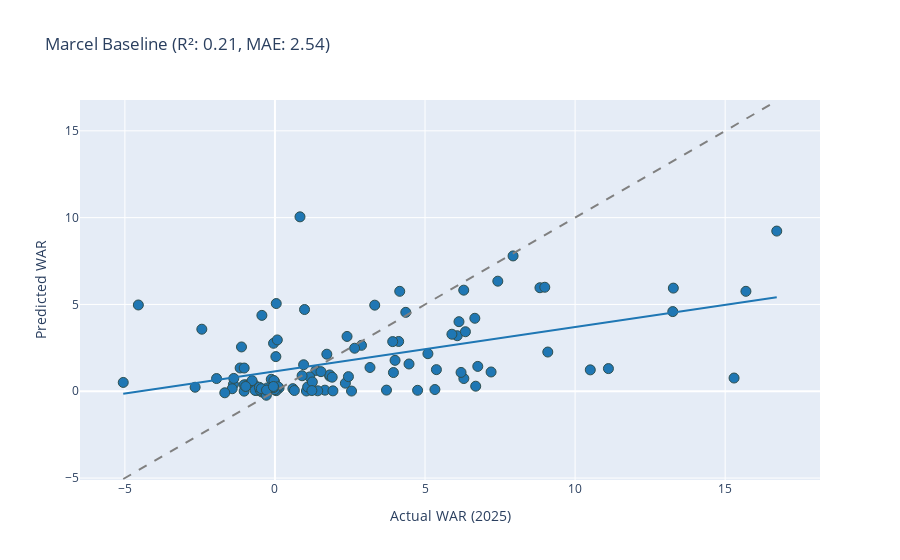
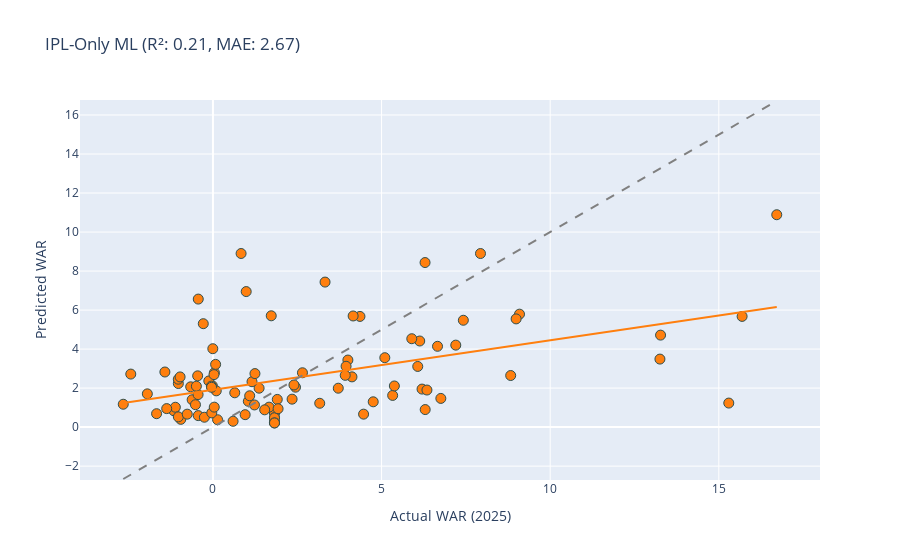
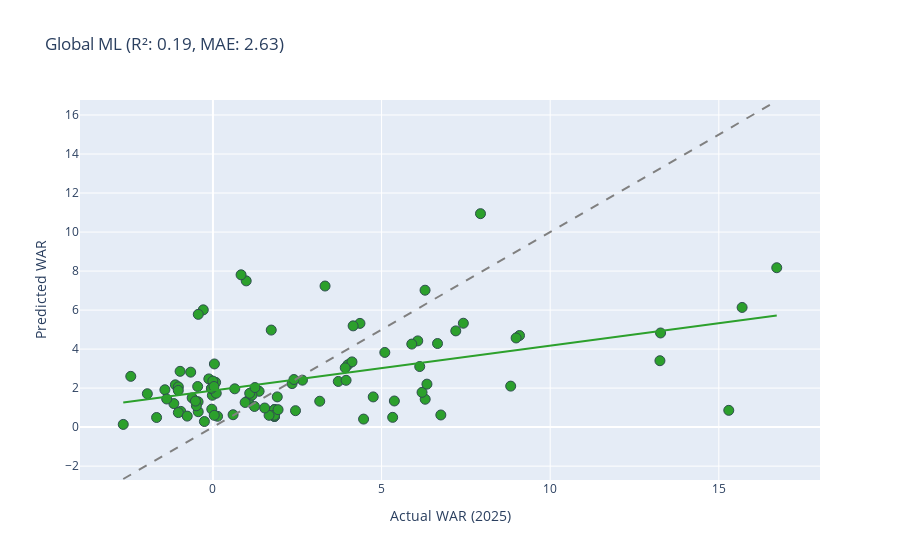

Notebook source saved alongside these figures, in order:
### Markdown cell above
### Bowling Projections
Now let's look at the bowlers. Bowling is notoriously harder to predict due to higher variance.

### Code cell
# Bowling Plots
fig_bowl_marcel = create_comparison_plot(data, 'bowler', 'marcel', 'Marcel Baseline', '#1f77b4')
fig_bowl_ipl = create_comparison_plot(data, 'bowler', 'ipl_ml', 'IPL-Only ML', '#ff7f0e')
fig_bowl_global = create_comparison_plot(data, 'bowler', 'global_ml', 'Global ML', '#2ca02c')

fig_bowl_marcel.show()
fig_bowl_ipl.show()
fig_bowl_global.show()

### Figure 1 — Plotly figure (JSON) as saved in the notebook; plotly's stock layout.template omitted (floating-point values rounded to 4 significant figures)
{"data": [{"customdata": [["JR Hazlewood"], ["R Parag"], ["Akash Deep"], ["Mustafizur Rahman"], ["KT Maphaka"], ["KV Sharma"], ["Arshad Khan"], ["Arshad Khan"], ["A Zampa"], ["SN Thakur"], ["JD Unadkat"], ["DL Chahar"], ["Arshdeep Singh"], ["Shashank Singh"], ["C Sakariya"], ["Mukesh Kumar"], ["AR Patel"], ["B Kumar"], ["RD Chahar"], ["Mohammed Siraj"], ["LH Ferguson"], ["Simarjeet Singh"], ["G Coetzee"], ["PVD Chameera"], ["MA Starc"], ["RJ Gleeson"], ["JJ Bumrah"], ["TU Deshpande"], ["Yudhvir Singh"], ["R Ashwin"], ["Yash Thakur"], ["Akash Madhwal"], ["LS Livingstone"], ["Vijaykumar Vyshak"], ["JC Archer"], ["YS Chahal"], ["CV Varun"], ["KH Pandya"], ["I Sharma"], ["Rashid Khan"], ["M Pathirana"], ["AK Markram"], ["Yash Dayal"], ["DJ Hooda"], ["MM Sharma"], ["Mukesh Choudhary"], ["Harshit Rana"], ["VG Arora"], ["M Shahrukh Khan"], ["M Jansen"], ["SH Johnson"], ["T Stubbs"], ["M Prasidh Krishna"], ["A Badoni"], ["Mohammed Shami"], ["Kuldeep Yadav"], ["RJW Topley"], ["Abdul Samad"], ["Azmatullah Omarzai"], ["Suyash Sharma"], ["WG Jacks"], ["SP Narine"], ["NT Ellis"], ["KK Ahmed"], ["S Dube"], ["TA Boult"], ["PWH de Silva"], ["Nithish Kumar Reddy"], ["A Nortje"], ["MP Yadav"], ["Akash Singh"], ["GJ Maxwell"], ["Rasikh Salam"], ["MM Ali"], ["AD Russell"], ["Harpreet Brar"], ["R Shepherd"], ["R Sai Kishore"], ["T Natarajan"], ["Sandeep Sharma"], ["M Siddharth"], ["N Wadhera"], ["MP Stoinis"], ["HH Pandya"], ["PJ Cummins"], ["Ravi Bishnoi"], ["MJ Santner"], ["AS Roy"], ["K Rabada"], ["SM Curran"], ["Fazalhaq Farooqi"], ["P Dubey"], ["N Thushara"], ["Avesh Khan"], ["Noor Ahmad"], ["Washington Sundar"], ["M Theekshana"], ["Abhishek Sharma"], ["K Kartikeya"], ["HV Patel"], ["Shahbaz Ahmed"], ["K Khejroliya"], ["N Rana"], ["A Kamboj"], ["RA Jadeja"], ["Naman Dhir"]], "hovertemplate": "Actual WAR (2025)=%{x}<br>Predicted WAR=%{y}<br>player_name=%{customdata[0]}<extra></extra>", "legendgroup": "", "marker": {"color": "#1f77b4", "line": {"color": "DarkSlateGrey", "width": 1}, "size": 10, "symbol": "circle"}, "mode": "markers", "name": "", "orientation": "v", "showlegend": false, "type": "scatter", "x": [11.11, 3.716, -2.66, 4.001, -0.4365, 1.048, 1.824, 1.824, -1.382, -1.16, 5.329, 6.758, 6.131, -0.6168, -0.688, 1.369, 4.359, 3.324, 0.04324, 6.073, -0.01746, -1.945, -0.1227, -0.6601, 3.948, -0.2536, 16.72, 1.728, 0.1368, 0.9859, -0.04659, 0.9548, 1.158, -0.03438, 6.689, 6.29, 15.69, 6.659, -1.115, 0.8342, 5.896, 0.597, 9.09, -0.4409, 0.0788, -0.9533, 4.122, 1.907, 0.03851, 15.3, 1.089, -1.425, 10.51, 1.664, -4.551, 13.27, -0.4915, 2.551, 0.09778, 6.294, 1.931, 7.933, -1.026, 5.096, -1.026, 8.829, 2.883, -0.003971, -1.671, -1.028, 1.425, 2.654, -0.7628, 3.166, 4.467, 3.923, -0.2866, 6.2, 7.425, 6.346, -0.04142, 0.6469, -0.5187, 2.347, 7.201, -2.436, 5.379, 1.246, 0.03033, -1.371, -5.054, -0.2573, 1.534, -0.4354, 13.25, 2.448, 2.402, -0.4535, 0.9043, 4.157, -0.9745, -0.2817, -0.0509, 4.753, 8.99, 1.231], "xaxis": "x", "y": [1.306, 0.06582, 0.2304, 1.78, -0.04201, 0.0143, 0.8677, 0.9411, 0.3995, 1.34, 0.09923, 1.432, 4.007, 0.04102, 0.3727, 1.2, 4.545, 4.959, 5.051, 3.198, 0.5586, 0.7317, 0.6902, 0.04943, 1.078, 0.1912, 9.226, 2.135, 0.1887, 4.708, 2.762, 1.526, 0.8264, 0.6169, 0.291, 5.823, 5.756, 4.203, 2.551, 10.05, 3.284, 0.1507, 2.259, 0.06893, 2.957, 0.3676, 2.868, 0.8082, 0.03314, 0.7615, 0.2488, 0.1449, 1.232, 0.06198, 4.97, 5.941, 0.06801, 0.0111, 0.2593, 0.7321, 0.0218, 7.795, 1.337, 2.163, 0.005896, 5.963, 2.645, 0.09206, -0.08873, 0.3681, 0.02607, 2.478, 0.612, 1.368, 1.57, 2.859, -0.23, 1.084, 6.34, 3.428, 0.2135, 0.04277, 0.2291, 0.4641, 1.11, 3.574, 1.245, 0.5355, 1.995, 0.7399, 0.5076, 0.06148, 1.128, 4.37, 4.589, 0.8414, 3.157, 0.1508, 0.8936, 5.756, 0.2754, 0.06574, 0.2746, 0.05479, 5.99, 0.04114], "yaxis": "y"}, {"hovertemplate": "<b>OLS trendline</b><br>marcel_war = 0.255811 * actual_war + 1.14354<br>R<sup>2</sup>=0.243344<br><br>Actual WAR (2025)=%{x}<br>Predicted WAR=%{y} <b>(trend)</b><extra></extra>", "legendgroup": "", "marker": {"color": "#1f77b4", "line": {"color": "DarkSlateGrey", "width": 1}, "size": 10, "symbol": "circle"}, "mode": "lines", "name": "", "showlegend": false, "type": "scatter", "x": [-5.054, -4.551, -2.66, -2.436, -1.945, -1.671, -1.425, -1.382, -1.371, -1.16, -1.115, -1.028, -1.026, -1.026, -0.9745, -0.9533, -0.7628, -0.688, -0.6601, -0.6168, -0.5187, -0.4915, -0.4535, -0.4409, -0.4365, -0.4354, -0.2866, -0.2817, -0.2573, -0.2536, -0.1227, -0.0509, -0.04659, -0.04142, -0.03438, -0.01746, -0.003971, 0.03033, 0.03851, 0.04324, 0.0788, 0.09778, 0.1368, 0.597, 0.6469, 0.8342, 0.9043, 0.9548, 0.9859, 1.048, 1.089, 1.158, 1.231, 1.246, 1.369, 1.425, 1.534, 1.664, 1.728, 1.824, 1.824, 1.907, 1.931, 2.347, 2.402, 2.448, 2.551, 2.654, 2.883, 3.166, 3.324, 3.716, 3.923, 3.948, 4.001, 4.122, 4.157, 4.359, 4.467, 4.753, 5.096, 5.329, 5.379, 5.896, 6.073, 6.131, 6.2, 6.29, 6.294, 6.346, 6.659, 6.689, 6.758, 7.201, 7.425, 7.933, 8.829, 8.99, 9.09, 10.51, 11.11, 13.25, 13.27, 15.3, 15.69, 16.72], "xaxis": "x", "y": [-0.1494, -0.02067, 0.4631, 0.5203, 0.6459, 0.716, 0.779, 0.7899, 0.7927, 0.8469, 0.8583, 0.8807, 0.881, 0.8811, 0.8943, 0.8997, 0.9484, 0.9676, 0.9747, 0.9858, 1.011, 1.018, 1.028, 1.031, 1.032, 1.032, 1.07, 1.071, 1.078, 1.079, 1.112, 1.131, 1.132, 1.133, 1.135, 1.139, 1.143, 1.151, 1.153, 1.155, 1.164, 1.169, 1.179, 1.296, 1.309, 1.357, 1.375, 1.388, 1.396, 1.412, 1.422, 1.44, 1.458, 1.462, 1.494, 1.508, 1.536, 1.569, 1.586, 1.61, 1.61, 1.631, 1.638, 1.744, 1.758, 1.77, 1.796, 1.822, 1.881, 1.954, 1.994, 2.094, 2.147, 2.153, 2.167, 2.198, 2.207, 2.259, 2.286, 2.359, 2.447, 2.507, 2.52, 2.652, 2.697, 2.712, 2.73, 2.752, 2.754, 2.767, 2.847, 2.855, 2.872, 2.986, 3.043, 3.173, 3.402, 3.443, 3.469, 3.831, 3.986, 4.534, 4.539, 5.056, 5.158, 5.42], "yaxis": "y"}], "layout": {"legend": {"tracegroupgap": 0}, "shapes": [{"line": {"color": "gray", "dash": "dash"}, "type": "line", "x0": -5.054, "x1": 16.72, "y0": -5.054, "y1": 16.72}], "title": {"text": "Marcel Baseline (R²: 0.21, MAE: 2.54)"}, "xaxis": {"anchor": "y", "domain": [0, 1], "title": {"text": "Actual WAR (2025)"}}, "yaxis": {"anchor": "x", "domain": [0, 1], "title": {"text": "Predicted WAR"}}}}

### Figure 2 — Plotly figure (JSON) as saved in the notebook; plotly's stock layout.template omitted (floating-point values rounded to 4 significant figures)
{"data": [{"customdata": [["R Parag"], ["Akash Deep"], ["Mustafizur Rahman"], ["KT Maphaka"], ["KV Sharma"], ["Arshad Khan"], ["Arshad Khan"], ["Arshad Khan"], ["Arshad Khan"], ["Arshad Khan"], ["Arshad Khan"], ["Arshad Khan"], ["Arshad Khan"], ["SN Thakur"], ["JD Unadkat"], ["DL Chahar"], ["Arshdeep Singh"], ["Shashank Singh"], ["Mukesh Kumar"], ["AR Patel"], ["B Kumar"], ["RD Chahar"], ["Mohammed Siraj"], ["LH Ferguson"], ["Simarjeet Singh"], ["G Coetzee"], ["PVD Chameera"], ["MA Starc"], ["RJ Gleeson"], ["JJ Bumrah"], ["TU Deshpande"], ["Yudhvir Singh"], ["R Ashwin"], ["Yash Thakur"], ["Akash Madhwal"], ["LS Livingstone"], ["Vijaykumar Vyshak"], ["YS Chahal"], ["CV Varun"], ["KH Pandya"], ["I Sharma"], ["Rashid Khan"], ["M Pathirana"], ["AK Markram"], ["Yash Dayal"], ["DJ Hooda"], ["MM Sharma"], ["Mukesh Choudhary"], ["Harshit Rana"], ["VG Arora"], ["M Shahrukh Khan"], ["M Jansen"], ["SH Johnson"], ["T Stubbs"], ["A Badoni"], ["Kuldeep Yadav"], ["RJW Topley"], ["Azmatullah Omarzai"], ["Suyash Sharma"], ["WG Jacks"], ["SP Narine"], ["NT Ellis"], ["KK Ahmed"], ["S Dube"], ["TA Boult"], ["Nithish Kumar Reddy"], ["A Nortje"], ["MP Yadav"], ["GJ Maxwell"], ["Rasikh Salam"], ["MM Ali"], ["AD Russell"], ["Harpreet Brar"], ["R Shepherd"], ["R Sai Kishore"], ["T Natarajan"], ["Sandeep Sharma"], ["M Siddharth"], ["N Wadhera"], ["MP Stoinis"], ["HH Pandya"], ["PJ Cummins"], ["Ravi Bishnoi"], ["MJ Santner"], ["AS Roy"], ["K Rabada"], ["SM Curran"], ["N Thushara"], ["Avesh Khan"], ["Noor Ahmad"], ["Washington Sundar"], ["M Theekshana"], ["Abhishek Sharma"], ["HV Patel"], ["Shahbaz Ahmed"], ["A Kamboj"], ["RA Jadeja"], ["Naman Dhir"]], "hovertemplate": "Actual WAR (2025)=%{x}<br>Predicted WAR=%{y}<br>player_name=%{customdata[0]}<extra></extra>", "legendgroup": "", "marker": {"color": "#ff7f0e", "line": {"color": "DarkSlateGrey", "width": 1}, "size": 10, "symbol": "circle"}, "mode": "markers", "name": "", "orientation": "v", "showlegend": false, "type": "scatter", "x": [3.716, -2.66, 4.001, -0.4365, 1.048, 1.824, 1.824, 1.824, 1.824, 1.824, 1.824, 1.824, 1.824, -1.16, 5.329, 6.758, 6.131, -0.6168, 1.369, 4.359, 3.324, 0.04324, 6.073, -0.01746, -1.945, -0.1227, -0.6601, 3.948, -0.2536, 16.72, 1.728, 0.1368, 0.9859, -0.04659, 0.9548, 1.158, -0.03438, 6.29, 15.69, 6.659, -1.115, 0.8342, 5.896, 0.597, 9.09, -0.4409, 0.0788, -0.9533, 4.122, 1.907, 0.03851, 15.3, 1.089, -1.425, 1.664, 13.27, -0.4915, 0.09778, 6.294, 1.931, 7.933, -1.026, 5.096, -1.026, 8.829, -0.003971, -1.671, -1.028, 2.654, -0.7628, 3.166, 4.467, 3.923, -0.2866, 6.2, 7.425, 6.346, -0.04142, 0.6469, -0.5187, 2.347, 7.201, -2.436, 5.379, 1.246, 0.03033, -1.371, 1.534, -0.4354, 13.25, 2.448, 2.402, -0.4535, 4.157, -0.9745, 4.753, 8.99, 1.231], "xaxis": "x", "y": [1.995, 1.173, 3.438, 0.5893, 1.326, 0.7292, 0.7292, 0.2394, 0.2394, 0.478, 0.478, 0.2143, 0.2143, 0.8376, 1.625, 1.471, 4.415, 1.403, 1.996, 5.674, 7.435, 2.788, 3.11, 2.119, 1.704, 2.366, 2.065, 3.119, 0.5065, 10.89, 5.707, 0.3787, 6.948, 2.102, 0.6378, 2.328, 0.7299, 8.436, 5.675, 4.142, 1.019, 8.9, 4.532, 0.2987, 5.791, 1.668, 3.216, 0.3988, 2.576, 1.42, 1.025, 1.233, 1.606, 2.825, 1.024, 4.716, 2.098, 1.859, 0.8997, 0.9432, 8.899, 2.234, 3.559, 0.5251, 2.645, 4.02, 0.688, 2.456, 2.786, 0.6642, 1.222, 0.6647, 2.655, 5.302, 1.95, 5.478, 1.901, 2.041, 1.76, 1.148, 1.433, 4.203, 2.719, 2.109, 2.744, 2.691, 0.9486, 0.8865, 6.564, 3.487, 2.046, 2.161, 2.628, 5.698, 2.573, 1.298, 5.548, 1.136], "yaxis": "y"}, {"hovertemplate": "<b>OLS trendline</b><br>ipl_ml_war = 0.253884 * actual_war + 1.91673<br>R<sup>2</sup>=0.214502<br><br>Actual WAR (2025)=%{x}<br>Predicted WAR=%{y} <b>(trend)</b><extra></extra>", "legendgroup": "", "marker": {"color": "#ff7f0e", "line": {"color": "DarkSlateGrey", "width": 1}, "size": 10, "symbol": "circle"}, "mode": "lines", "name": "", "showlegend": false, "type": "scatter", "x": [-2.66, -2.436, -1.945, -1.671, -1.425, -1.371, -1.16, -1.115, -1.028, -1.026, -1.026, -0.9745, -0.9533, -0.7628, -0.6601, -0.6168, -0.5187, -0.4915, -0.4535, -0.4409, -0.4365, -0.4354, -0.2866, -0.2536, -0.1227, -0.04659, -0.04142, -0.03438, -0.01746, -0.003971, 0.03033, 0.03851, 0.04324, 0.0788, 0.09778, 0.1368, 0.597, 0.6469, 0.8342, 0.9548, 0.9859, 1.048, 1.089, 1.158, 1.231, 1.246, 1.369, 1.534, 1.664, 1.728, 1.824, 1.824, 1.824, 1.824, 1.824, 1.824, 1.824, 1.824, 1.907, 1.931, 2.347, 2.402, 2.448, 2.654, 3.166, 3.324, 3.716, 3.923, 3.948, 4.001, 4.122, 4.157, 4.359, 4.467, 4.753, 5.096, 5.329, 5.379, 5.896, 6.073, 6.131, 6.2, 6.29, 6.294, 6.346, 6.659, 6.758, 7.201, 7.425, 7.933, 8.829, 8.99, 9.09, 13.25, 13.27, 15.3, 15.69, 16.72], "xaxis": "x", "y": [1.241, 1.298, 1.423, 1.492, 1.555, 1.569, 1.622, 1.634, 1.656, 1.656, 1.656, 1.669, 1.675, 1.723, 1.749, 1.76, 1.785, 1.792, 1.802, 1.805, 1.806, 1.806, 1.844, 1.852, 1.886, 1.905, 1.906, 1.908, 1.912, 1.916, 1.924, 1.927, 1.928, 1.937, 1.942, 1.951, 2.068, 2.081, 2.129, 2.159, 2.167, 2.183, 2.193, 2.211, 2.229, 2.233, 2.264, 2.306, 2.339, 2.356, 2.38, 2.38, 2.38, 2.38, 2.38, 2.38, 2.38, 2.38, 2.401, 2.407, 2.513, 2.527, 2.538, 2.591, 2.721, 2.761, 2.86, 2.913, 2.919, 2.933, 2.963, 2.972, 3.024, 3.051, 3.123, 3.211, 3.27, 3.282, 3.414, 3.459, 3.473, 3.491, 3.514, 3.515, 3.528, 3.607, 3.632, 3.745, 3.802, 3.931, 4.158, 4.199, 4.225, 5.282, 5.287, 5.8, 5.9, 6.161], "yaxis": "y"}], "layout": {"legend": {"tracegroupgap": 0}, "shapes": [{"line": {"color": "gray", "dash": "dash"}, "type": "line", "x0": -2.66, "x1": 16.72, "y0": -2.66, "y1": 16.72}], "title": {"text": "IPL-Only ML (R²: 0.21, MAE: 2.67)"}, "xaxis": {"anchor": "y", "domain": [0, 1], "title": {"text": "Actual WAR (2025)"}}, "yaxis": {"anchor": "x", "domain": [0, 1], "title": {"text": "Predicted WAR"}}}}

### Figure 3 — Plotly figure (JSON) as saved in the notebook; plotly's stock layout.template omitted (floating-point values rounded to 4 significant figures)
{"data": [{"customdata": [["R Parag"], ["Akash Deep"], ["Mustafizur Rahman"], ["KT Maphaka"], ["KV Sharma"], ["Arshad Khan"], ["Arshad Khan"], ["Arshad Khan"], ["Arshad Khan"], ["Arshad Khan"], ["Arshad Khan"], ["Arshad Khan"], ["Arshad Khan"], ["SN Thakur"], ["JD Unadkat"], ["DL Chahar"], ["Arshdeep Singh"], ["Shashank Singh"], ["Mukesh Kumar"], ["AR Patel"], ["B Kumar"], ["RD Chahar"], ["Mohammed Siraj"], ["LH Ferguson"], ["Simarjeet Singh"], ["G Coetzee"], ["PVD Chameera"], ["MA Starc"], ["RJ Gleeson"], ["JJ Bumrah"], ["TU Deshpande"], ["Yudhvir Singh"], ["R Ashwin"], ["Yash Thakur"], ["Akash Madhwal"], ["LS Livingstone"], ["Vijaykumar Vyshak"], ["YS Chahal"], ["CV Varun"], ["KH Pandya"], ["I Sharma"], ["Rashid Khan"], ["M Pathirana"], ["AK Markram"], ["Yash Dayal"], ["DJ Hooda"], ["MM Sharma"], ["Mukesh Choudhary"], ["Harshit Rana"], ["VG Arora"], ["M Shahrukh Khan"], ["M Jansen"], ["SH Johnson"], ["T Stubbs"], ["A Badoni"], ["Kuldeep Yadav"], ["RJW Topley"], ["Azmatullah Omarzai"], ["Suyash Sharma"], ["WG Jacks"], ["SP Narine"], ["NT Ellis"], ["KK Ahmed"], ["S Dube"], ["TA Boult"], ["Nithish Kumar Reddy"], ["A Nortje"], ["MP Yadav"], ["GJ Maxwell"], ["Rasikh Salam"], ["MM Ali"], ["AD Russell"], ["Harpreet Brar"], ["R Shepherd"], ["R Sai Kishore"], ["T Natarajan"], ["Sandeep Sharma"], ["M Siddharth"], ["N Wadhera"], ["MP Stoinis"], ["HH Pandya"], ["PJ Cummins"], ["Ravi Bishnoi"], ["MJ Santner"], ["AS Roy"], ["K Rabada"], ["SM Curran"], ["N Thushara"], ["Avesh Khan"], ["Noor Ahmad"], ["Washington Sundar"], ["M Theekshana"], ["Abhishek Sharma"], ["HV Patel"], ["Shahbaz Ahmed"], ["A Kamboj"], ["RA Jadeja"], ["Naman Dhir"]], "hovertemplate": "Actual WAR (2025)=%{x}<br>Predicted WAR=%{y}<br>player_name=%{customdata[0]}<extra></extra>", "legendgroup": "", "marker": {"color": "#2ca02c", "line": {"color": "DarkSlateGrey", "width": 1}, "size": 10, "symbol": "circle"}, "mode": "markers", "name": "", "orientation": "v", "showlegend": false, "type": "scatter", "x": [3.716, -2.66, 4.001, -0.4365, 1.048, 1.824, 1.824, 1.824, 1.824, 1.824, 1.824, 1.824, 1.824, -1.16, 5.329, 6.758, 6.131, -0.6168, 1.369, 4.359, 3.324, 0.04324, 6.073, -0.01746, -1.945, -0.1227, -0.6601, 3.948, -0.2536, 16.72, 1.728, 0.1368, 0.9859, -0.04659, 0.9548, 1.158, -0.03438, 6.29, 15.69, 6.659, -1.115, 0.8342, 5.896, 0.597, 9.09, -0.4409, 0.0788, -0.9533, 4.122, 1.907, 0.03851, 15.3, 1.089, -1.425, 1.664, 13.27, -0.4915, 0.09778, 6.294, 1.931, 7.933, -1.026, 5.096, -1.026, 8.829, -0.003971, -1.671, -1.028, 2.654, -0.7628, 3.166, 4.467, 3.923, -0.2866, 6.2, 7.425, 6.346, -0.04142, 0.6469, -0.5187, 2.347, 7.201, -2.436, 5.379, 1.246, 0.03033, -1.371, 1.534, -0.4354, 13.25, 2.448, 2.402, -0.4535, 4.157, -0.9745, 4.753, 8.99, 1.231], "xaxis": "x", "y": [2.342, 0.139, 3.196, 0.7899, 1.377, 0.8764, 0.8764, 0.5465, 0.5465, 0.8961, 0.8961, 0.611, 0.611, 1.206, 0.5006, 0.6221, 3.105, 1.499, 1.838, 5.318, 7.233, 3.238, 4.421, 1.632, 1.71, 2.471, 2.818, 2.4, 0.288, 8.171, 4.975, 0.5545, 7.497, 1.974, 1.263, 1.636, 0.92, 7.018, 6.135, 4.286, 2.167, 7.807, 4.257, 0.6353, 4.696, 1.3, 2.296, 0.8068, 3.343, 1.55, 0.6055, 0.8596, 1.732, 1.916, 0.6052, 4.826, 1.093, 1.736, 1.428, 0.8953, 10.94, 2.064, 3.828, 0.7445, 2.102, 2.358, 0.4927, 1.881, 2.407, 0.5643, 1.327, 0.4116, 3.04, 6.011, 1.782, 5.326, 2.203, 1.993, 1.964, 1.334, 2.231, 4.933, 2.603, 1.34, 2.029, 2.083, 1.441, 0.9798, 5.781, 3.404, 0.8427, 2.44, 2.083, 5.191, 2.86, 1.548, 4.571, 1.058], "yaxis": "y"}, {"hovertemplate": "<b>OLS trendline</b><br>global_ml_war = 0.230178 * actual_war + 1.86968<br>R<sup>2</sup>=0.197742<br><br>Actual WAR (2025)=%{x}<br>Predicted WAR=%{y} <b>(trend)</b><extra></extra>", "legendgroup": "", "marker": {"color": "#2ca02c", "line": {"color": "DarkSlateGrey", "width": 1}, "size": 10, "symbol": "circle"}, "mode": "lines", "name": "", "showlegend": false, "type": "scatter", "x": [-2.66, -2.436, -1.945, -1.671, -1.425, -1.371, -1.16, -1.115, -1.028, -1.026, -1.026, -0.9745, -0.9533, -0.7628, -0.6601, -0.6168, -0.5187, -0.4915, -0.4535, -0.4409, -0.4365, -0.4354, -0.2866, -0.2536, -0.1227, -0.04659, -0.04142, -0.03438, -0.01746, -0.003971, 0.03033, 0.03851, 0.04324, 0.0788, 0.09778, 0.1368, 0.597, 0.6469, 0.8342, 0.9548, 0.9859, 1.048, 1.089, 1.158, 1.231, 1.246, 1.369, 1.534, 1.664, 1.728, 1.824, 1.824, 1.824, 1.824, 1.824, 1.824, 1.824, 1.824, 1.907, 1.931, 2.347, 2.402, 2.448, 2.654, 3.166, 3.324, 3.716, 3.923, 3.948, 4.001, 4.122, 4.157, 4.359, 4.467, 4.753, 5.096, 5.329, 5.379, 5.896, 6.073, 6.131, 6.2, 6.29, 6.294, 6.346, 6.659, 6.758, 7.201, 7.425, 7.933, 8.829, 8.99, 9.09, 13.25, 13.27, 15.3, 15.69, 16.72], "xaxis": "x", "y": [1.257, 1.309, 1.422, 1.485, 1.542, 1.554, 1.603, 1.613, 1.633, 1.633, 1.634, 1.645, 1.65, 1.694, 1.718, 1.728, 1.75, 1.757, 1.765, 1.768, 1.769, 1.769, 1.804, 1.811, 1.841, 1.859, 1.86, 1.862, 1.866, 1.869, 1.877, 1.879, 1.88, 1.888, 1.892, 1.901, 2.007, 2.019, 2.062, 2.089, 2.097, 2.111, 2.12, 2.136, 2.153, 2.156, 2.185, 2.223, 2.253, 2.268, 2.29, 2.29, 2.29, 2.29, 2.29, 2.29, 2.29, 2.29, 2.309, 2.314, 2.41, 2.423, 2.433, 2.481, 2.598, 2.635, 2.725, 2.773, 2.778, 2.791, 2.819, 2.827, 2.873, 2.898, 2.964, 3.043, 3.096, 3.108, 3.227, 3.268, 3.281, 3.297, 3.317, 3.318, 3.33, 3.403, 3.425, 3.527, 3.579, 3.696, 3.902, 3.939, 3.962, 4.921, 4.925, 5.39, 5.481, 5.718], "yaxis": "y"}], "layout": {"legend": {"tracegroupgap": 0}, "shapes": [{"line": {"color": "gray", "dash": "dash"}, "type": "line", "x0": -2.66, "x1": 16.72, "y0": -2.66, "y1": 16.72}], "title": {"text": "Global ML (R²: 0.19, MAE: 2.63)"}, "xaxis": {"anchor": "y", "domain": [0, 1], "title": {"text": "Actual WAR (2025)"}}, "yaxis": {"anchor": "x", "domain": [0, 1], "title": {"text": "Predicted WAR"}}}}
